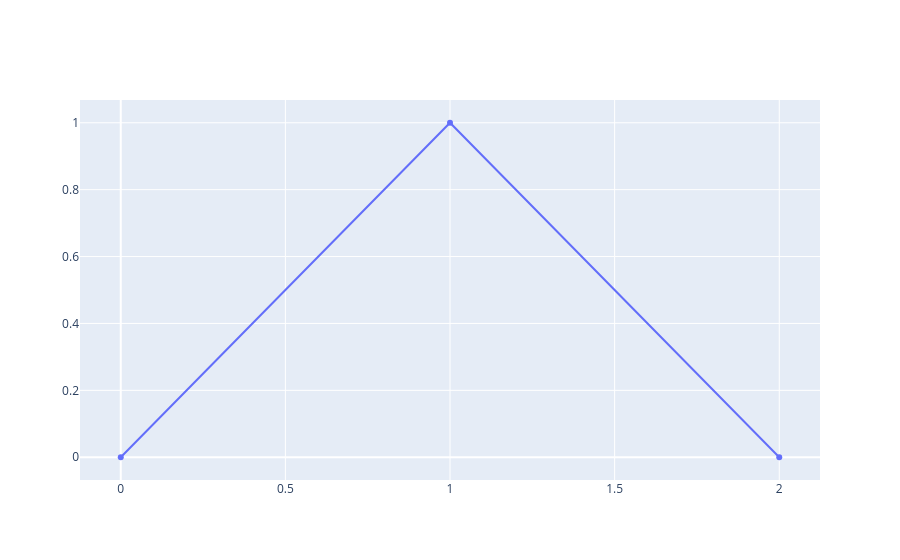

Write notebook code for a chart like this one.
### Code cell
import plotly.graph_objects as go

fig = go.Figure()
fig.add_trace(go.Scatter(x=[0,1,2], y=[0,1,0], mode="lines+markers"))
fig.show()

### Figure 1 — Plotly figure (JSON) as saved in the notebook; plotly's stock layout.template omitted (floating-point values rounded to 4 significant figures)
{"data": [{"mode": "lines+markers", "type": "scatter", "x": [0, 1, 2], "y": [0, 1, 0]}], "layout": {}}
